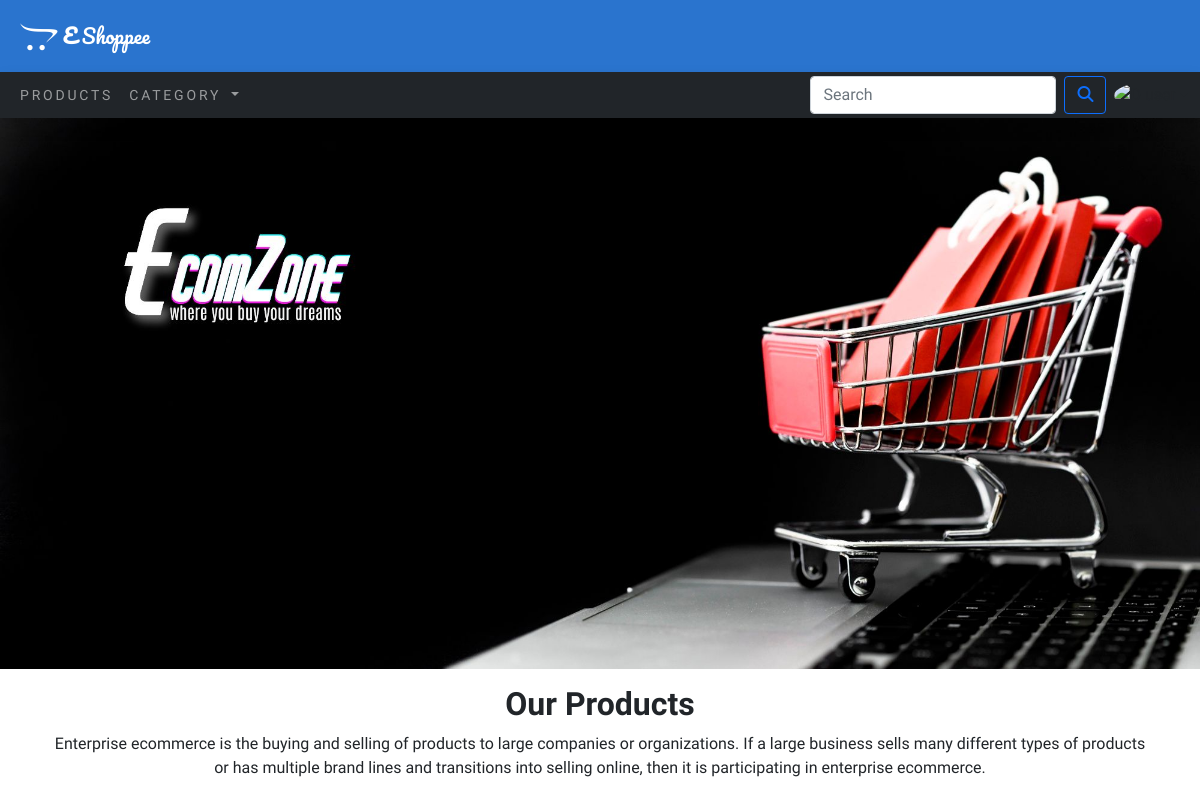
Page /?page=2 on the earlier database version.
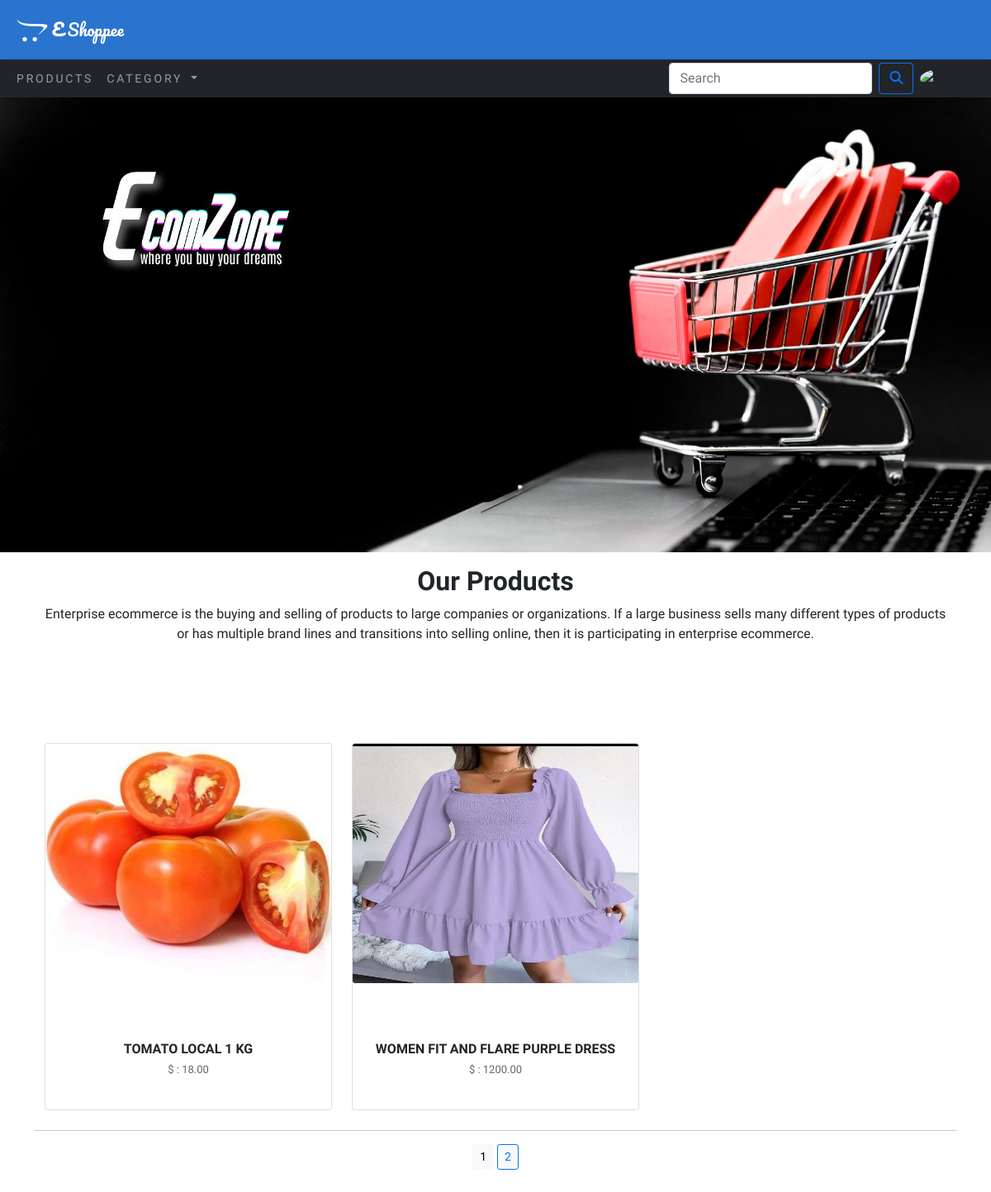
Same page on the later database version.
### E_App/models.py (models this page shows, shortened)
class Product(models.Model):
    name = models.CharField(max_length=250, unique=True)
    slug = models.SlugField(max_length=250, unique=True)
    description = models.TextField(blank=True)
    price = models.DecimalField(max_digits=10, decimal_places=2)
    category = models.ForeignKey(Category, on_delete=models.CASCADE)
    product_image = models.ImageField(upload_to='product')
    stock = models.IntegerField()
    available = models.BooleanField(default=True)
    created = models.DateTimeField(auto_now_add=True)
    updated = models.DateTimeField(auto_now=True)
    class Meta:
        ordering = ('name',)
        verbose_name = 'product'
        verbose_name_plural = 'products'

### E_App/views.py (the view)
# urls.py: path('', views.AllProdCat, name='AllProdCat'),
def AllProdCat(request, cat_slug = None):
    cat_page = None
    product_list = None
    if cat_slug != None:
        cat_page = get_object_or_404(Category, slug=cat_slug)
        product_list = Product.objects.all().filter(category=cat_page, available=True)
    else:
        product_list = Product.objects.all().filter(available=True)
    paginator = Paginator(product_list, 6)
    try:
        page = int(request.GET.get('page', '1'))
    except:
        page = 1
    try:
        products = paginator.page(page)
    except (EmptyPage, InvalidPage):
        products = paginator.page(paginator.num_pages)
    return render(request, 'category.html', {'category': cat_page, 'products': products})

### E_App/context_processors.py (called while the page is built)
def menu_links(request):
    links = Category.objects.all()
    return dict(links=links)

### E_App/models.py (called while the page is built)
    def get_url(self):
        return reverse('E_App:prod_by_cat', args=[self.slug])

### template/category.html (shortened to what this page needs)
{% extends 'base.html' %}
{% load static %}
{% block content %}
{% if category %}
<div class="mx-auto">
    <img width="100%" src="{{category.cat_img.url}}" alt="{{category.name}}">
    <div class="container text-center p-3">
        <h2><b>{{category.name}}</b></h2>
        <p>{{category.description}}</p>
    </div>
</div>
{% else %}
<div class="mx-auto">
    <img class="h-75" width="100%" src="{% static 'images/banner.jpeg' %}" alt="E_SHOPPEE">
    <div class="container text-center p-3">
        <h2><b>Our Products</b></h2>
        <p>Enterprise ecommerce is the buying and selling of products to large
            companies or organizations. If a large business sells many different types
            of products or has multiple brand lines and transitions into selling online,
            then it is participating in enterprise ecommerce.</p>
    </div>
</div>
{% endif %}
<div class="section-products">
    <div class="container">
        <div class="row mx-auto">
            {% for product in products %}
            <div class="col-md-6 col-lg-4 col-xl-4 py-2">
                <div class="card text-center">
                        <div id="product-1" class="single-product">
                            <div class="part-1">
                                <img class="card-img part-1" src="{{product.product_image.url}}" alt="{{product.name}}">
                            </div>
                        </div>
                        <div class="card-body part-2">
                            <a href="{{product.get_url}}">
                                <div class="card-title py-2" >
                                    <h3 class="prodname">{{ product.name }}</h3>
                                    <h4 class="prodprice">$ : {{ product.price }}</h4>
                                </div>
                            </a>
                        </div>
                </div>
            </div>
            {% endfor %}
        </div>
        <div class="mx-auto">
            {% if products.paginator.num_pages > 1 %}
            <hr>
            <div class="text-center">
                {% for pg in products.paginator.page_range %}
                <a href="?page={{ pg }}" class="btn btn-light btn-sm
                {% if products.number == pg %} btn-outline-primary {%endif%}">{{ pg }}</a>
                {% endfor %}
            </div>
            {% endif %}
        </div>
</div>
{% endblock %}

### template/base.html (shortened to what this page needs)
{% load static %}
<!DOCTYPE html>
<html lang="en">
<head>
    <link href="https://cdn.jsdelivr.net/npm/bootstrap@5.0.2/dist/css/bootstrap.min.css" rel="stylesheet"
>
    <link href="{% static 'css/custom.css' %}"rel="stylesheet">
</head>
<body>
    {% include 'header.html' %}
    {% include 'navbar.html' %}
    {% block content %}
    {% endblock %}
</body>
</html>

### template/header.html
<nav class="navbar navbar-dark py-3 header">
    <a class="navbar-brand" href="#">
      <i class="fa-brands fa-opencart fa-xl" style="padding-left: 20px;"></i> <b>E </b> Shoppee
    </a>
  </nav>

### template/navbar.html (shortened to what this page needs)
<div class="sticky-top">
    <nav class="navbar navbar-expand-lg navbar-dark bg-dark shadow py-1">
      <div class="container-fluid ">
        <div class="collapse navbar-collapse" id="navbarScroll">
          <ul class="navbar-nav me-auto my-2 my-lg-0 navbar-nav-scroll">
            <li class="nav-item {% if 'E_App' in request.path %} active {% endif %}">
              <a class="nav-link" aria-current="page" href="{% url 'E_App:AllProdCat' %}">Products</a>
            </li>
            <li class="nav-item dropdown">
              <a class="nav-link dropdown-toggle" href="" id="navbarScrollingDropdown"
                 role="button" data-bs-toggle="dropdown" aria-expanded="false">Category
              </a>
            </li>
          </ul>
          <div class="d-flex ">
            <form class=" d-flex" style="padding-right:8px;" action=""  method="get">
              <input class="form-control me-2" type="search" placeholder="Search" name="q" aria-label="Search">
              <button class="btn btn-outline-primary" type="submit"><i class="fas fa-search"></i></button>
            </form>
            <div class="dropdown" style="margin:auto;">
              <a
                class="dropdown-toggle d-flex align-items-center hidden-arrow"
                href=""
                id="navbarDropdownMenuAvatar"
                role="button"
                data-bs-toggle="dropdown"
                aria-expanded="false">
                <img
                        src="https://i.stack.imgur.com/dr5qp.jpg"
                        class="rounded-circle"
                        height="25"
                        alt="D user"
                        loading="lazy" />
              </a>
            </div>
          </div>
        </div>
      </div>
    </nav>
    </div>

### static/css/custom.css (style rules this page uses)
body { font-family: 'Dosis', sans-serif; }
.header { background-color: rgb(42, 116, 206); font-family: 'Pacifico', cursive; }
.nav-item { letter-spacing: .2em; font-size:14px; text-transform:uppercase; }
a, a:hover { text-decoration: none; color: inherit; }
.section-products { padding: 80px 0 54px; }
.section-products .single-product { margin-bottom: 26px; }
.section-products .single-product .part-1 { position: relative; height: 290px; max-height: 290px; margin-bottom: 20px; overflow: hidden; }
.section-products .single-product .part-1::before { position: absolute; content: ""; top: 0; left: 0; width: 100%; height: 100%; z-index: -1; transition: all 0.3s; }
.section-products #product-1 .part-1::before { background-size: cover; transition: all 0.3s; }
.prodname { font-size: medium; font-weight: bold; text-transform: uppercase; }
.prodprice { font-size: 13px; opacity: 70%; }

Differences in the rows shown:
added Product: product_image (picture), name "TOMATO LOCAL 1 KG", price "18.00"
added Product: product_image (picture), name "WOMEN FIT AND FLARE PURPLE DRESS", price "1200.00"
Other differences:
new list line: "1"
new list line: "2"
